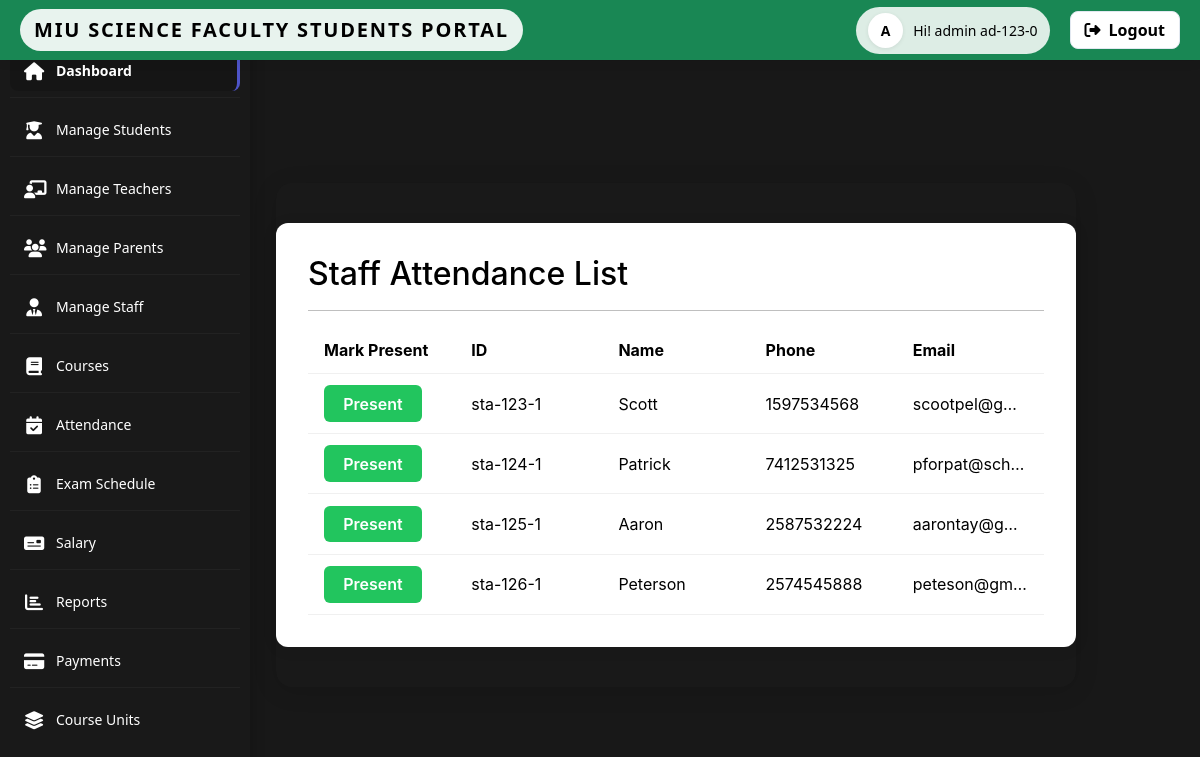
/admin/staffAttendance.php (signed in), run on the app's committed database.
### tables this page shows
CREATE TABLE IF NOT EXISTS `staff` (
  `id` varchar(20) NOT NULL,
  `name` varchar(20) NOT NULL,
  `phone` varchar(20) NOT NULL,
  `email` varchar(20) NOT NULL,
  `sex` varchar(7) NOT NULL,
  `dob` date NOT NULL,
  `hiredate` date NOT NULL,
  `address` varchar(30) NOT NULL,
  `salary` double NOT NULL,
  `created_at` DATETIME DEFAULT CURRENT_TIMESTAMP,
  `updated_at` DATETIME DEFAULT CURRENT_TIMESTAMP ON UPDATE CURRENT_TIMESTAMP,
  `deleted_at` DATETIME DEFAULT NULL
);

### admin/staffAttendance.php (the view, shortened to what this page needs)
<?php
include_once('../../service/mysqlcon.php');
$staffs = [];
$res = $mysqli->query("SELECT id, name, phone, email FROM staff WHERE id NOT IN (SELECT attendedid FROM attendance WHERE date=CURDATE() AND role='staff')");
if ($res) {
    while ($row = $res->fetch_assoc()) {
        $staffs[] = $row;
    }
}
?>
<!DOCTYPE html>
<html lang="en">
<head>
    <link rel="stylesheet" href="css/admin.css">
    <link rel="stylesheet" href="https://cdn.jsdelivr.net/npm/bootstrap@5.3.2/dist/css/bootstrap.min.css">
            <link rel="stylesheet" href="https://cdnjs.cloudflare.com/ajax/libs/font-awesome/6.4.0/css/all.min.css">
            <link rel="stylesheet" href="../../source/CSS/style.css">
    <link rel="stylesheet" href="https://cdnjs.cloudflare.com/ajax/libs/font-awesome/6.4.0/css/all.min.css">
</head>
<body>
    <?php include_once('includes/topbar.php'); ?>
    <?php include_once('includes/sidebar.php'); ?>
    <main class="main-content" id="mainContent">
        <div class="attendance-table-container">
            <h2>Staff Attendance List</h2><hr/>
            <table class="attendance-table">
                <thead>
                    <tr>
                        <th>Mark Present</th>
                        <th>ID</th>
                        <th>Name</th>
                        <th>Phone</th>
                        <th>Email</th>
                    </tr>
                </thead>
                <tbody>
                <?php if (count($staffs) === 0): ?>
                    <tr><td colspan="5" style="text-align:center; color:#888;">All staff have been marked present today.</td></tr>
                <?php else: ?>
                    <?php foreach ($staffs as $staff): ?>
                        <tr>
                            <td>
                                <form action="attendStaff.php" method="post" style="margin:0;">
                                    <button type="submit" name="submit" class="btn-present">Present</button>
                                </form>
                            </td>
                            <td><?= htmlspecialchars($staff['id']) ?></td>
                            <td><?= htmlspecialchars($staff['name']) ?></td>
                            <td><?= htmlspecialchars($staff['phone']) ?></td>
                            <td><?= htmlspecialchars($staff['email']) ?></td>
                        </tr>
                    <?php endforeach; ?>
                <?php endif; ?>
                </tbody>
            </table>
        </div>
    </main>
</body>
</html>

### admin/css/admin.css (style rules this page uses)
:root { --primary: #4e54c8; --primary-dark: #3f43a9; --secondary: #8f94fb; --text-primary: #2d3748; --text-secondary: #718096; --bg-light: #f7fafc; --white: #ffffff; --gray-100: #f7fafc; --gray-200: #edf2f7; --gray-300: #e2e8f0; --gray-400: #cbd5e0; --shadow-sm: 0 1px 2px 0 rgba(0, 0, 0, 0.05); --shadow: 0 4px 6px -1px rgba(0, 0, 0, 0.1), 0 2px 4px -1px rgba(0, 0, 0, 0.06); --shadow-md: 0 10px 15px -3px rgba(0, 0, 0, 0.1), 0 4px 6px -2px rgba(0, 0, 0, 0.05); --radius: 8px; --radius-lg: 12px; --transition: all 0.3s ease; }
* { margin: 0; padding: 0; box-sizing: border-box; }
body { font-family: 'Inter', sans-serif; background: var(--bg-light); color: var(--text-primary); line-height: 1.5; overflow-x: hidden; }
.main-content { margin-top: 70px; margin-left: 260px; padding: 24px; transition: var(--transition); }

### source/CSS/style.css (style rules this page uses)
body { background-color: #111; color: #f5f5f5; font-family: 'Inter', Arial, sans-serif; }
.main-content { padding: 2.5rem 2rem; max-width: 1100px; margin: 0 auto; background: #191919; border-radius: 16px; box-shadow: 0 4px 24px rgba(0,0,0,0.12); }

### index.css (style rules this page uses)
:root { --red: #e63946; --red-dark: #b71c1c; --green: #2ecc71; --green-dark: #27ae60; --black: #000000; --black-dark: #222222; --white: #ffffff; --gray-light: #f7fafc; --gray-medium: #e2e8f0; --bg-light: var(--white); --bg-dark: #181818; --shadow-sm: 0 1px 2px rgba(0, 0, 0, 0.05); --shadow-md: 0 10px 15px rgba(0, 0, 0, 0.1); --radius: 12px; --radius-lg: 16px; --transition: all 0.3s ease; background: var(--miu-green); }
* { margin: 0; padding: 0; box-sizing: border-box; }
body { font-family: 'Inter', sans-serif; background: var(--bg-dark); color: var(--black); min-height: 100vh; display: flex; align-items: center; justify-content: center; padding: 16px; line-height: 1.5; transition: background 0.3s ease, color 0.3s ease; }

### admin/staffAttendance.php (style rules this page uses)
.main-content { margin-top: 70px; margin-left: 260px; padding: 0; transition: margin-left 0.3s; }
.attendance-table-container { margin: 40px auto; background: #fff; border-radius: 12px; box-shadow: 0 2px 16px rgba(0,0,0,0.07); padding: 2rem; max-width: 800px; overflow-x: auto; }
.attendance-table { width: 100%; border-collapse: collapse; table-layout: fixed; }
.attendance-table th, .attendance-table td { padding: 0.7rem 1rem; border-bottom: 1px solid #f0f0f0; text-align: left; white-space: nowrap; overflow: hidden; text-overflow: ellipsis; }
.attendance-table th:nth-child(2), .attendance-table td:nth-child(2) { max-width: 120px; }
.attendance-table th:nth-child(3), .attendance-table td:nth-child(3) { max-width: 160px; }
.attendance-table th:nth-child(4), .attendance-table td:nth-child(4) { max-width: 160px; }
.attendance-table th:nth-child(5), .attendance-table td:nth-child(5) { max-width: 180px; }
.btn-present { background: #22c55e; color: #fff; border: none; border-radius: 6px; padding: 0.4rem 1.2rem; font-weight: 600; cursor: pointer; transition: background 0.2s; }

### data on the page
staff: id "sta-123-1", name "Scott", phone "1597534568", email "scootpel@g…"
staff: id "sta-124-1", name "Patrick", phone "7412531325", email "pforpat@sch…"
staff: id "sta-125-1", name "Aaron", phone "2587532224", email "aarontay@g…"
staff: id "sta-126-1", name "Peterson", phone "2574545888", email "peteson@gm…"

### other printed values
$check "ad-123-0"
